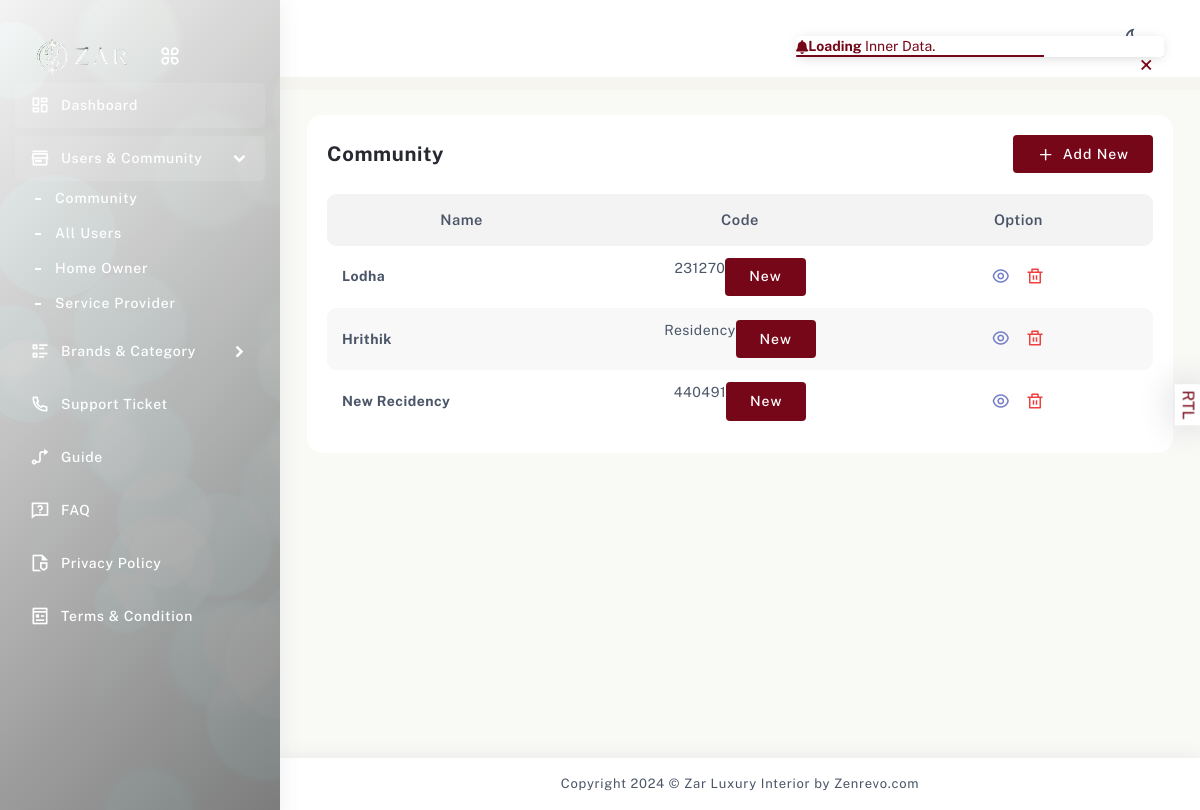
The app's page /dashboard/community (signed in), older data.
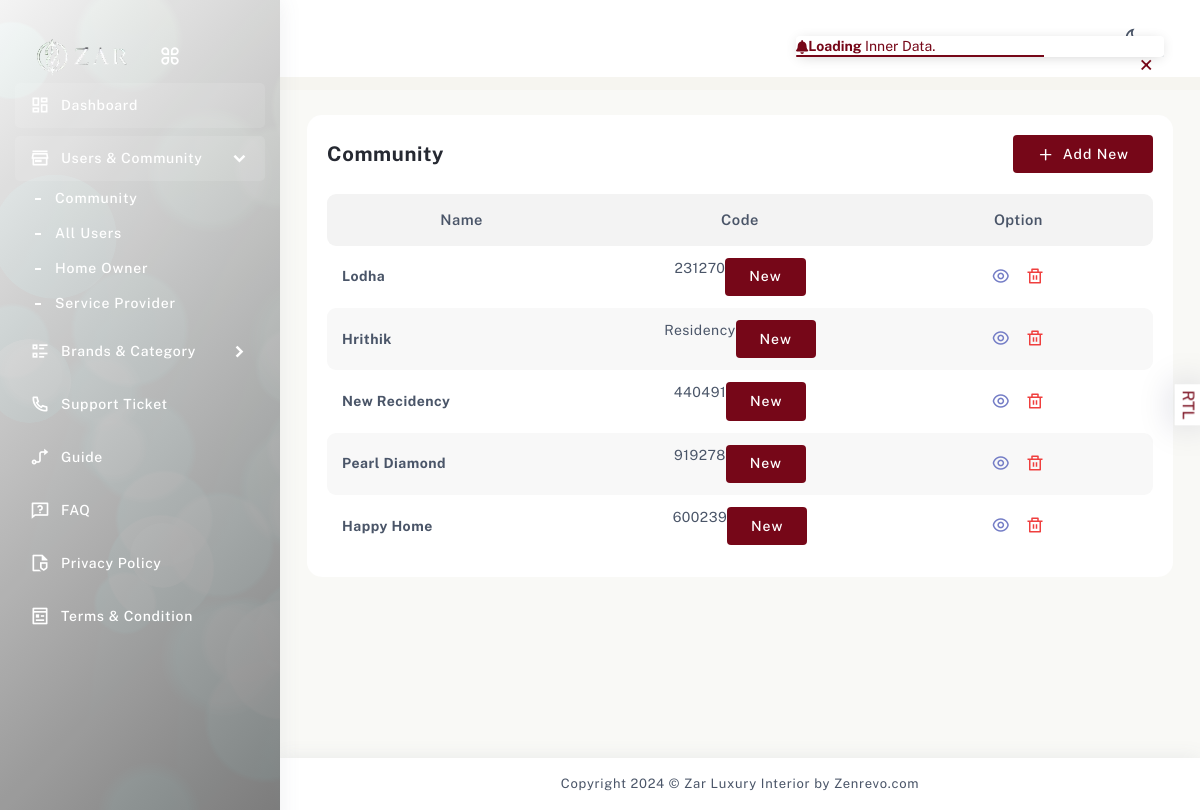
The same page, newer data.
### main_app/models.py (models this page shows, shortened)
class Community(models.Model):
    name = models.CharField(max_length=100)
    description = models.TextField()
    code = models.CharField(max_length=10, unique=True, blank=True, null=True)
    created_at = models.DateTimeField(auto_now_add=True)
    updated_at = models.DateTimeField(auto_now=True)

### home/views.py (the view, shortened to what this page needs)
# urls.py: path('community',views.all_community,name='all_community'),
@login_required(login_url='login')
def all_community(request):
    community = Community.objects.all()
    if request.GET.get('type') == 'delete':
        id = request.GET.get('id')
        community = Community.objects.get(id=id)
        community.delete()
        messages.success(request, 'Community deleted successfully.')
        return redirect('all_community')
    return render(request,'dashboard/community.html',{ 'title':'Community' ,'community':community})

### templates/dashboard/community.html (shortened to what this page needs)
{% extends "dashboard/template.html" %}
{% block content %}
            <div class="page-body">
                <div class="container-fluid">
                    <div class="row">
                        <div class="col-sm-12">
                            <div class="card card-table">
                                <div class="card-body">
                                    <div class="title-header option-title">
                                        <h5>Community</h5>
                                        <form class="d-inline-flex">
                                            <a href="#" class="align-items-center btn btn-theme d-flex" data-bs-toggle="modal" data-bs-target="#addCategoryModal">
                                                <i data-feather="plus"></i> Add New
                                            </a>
                                        </form>
                                    </div>
                                    <div class="table-responsive table-product">
                                        <table class="table all-package theme-table" id="table_id">
                                            <thead>
                                                <tr>
                                                    <th>Name</th>
                                                    <th>Code</th>
                                                    <th>Option</th>
                                                </tr>
                                            </thead>
                                            <tbody>
                                                {% for i in community %}
                                                <tr>
                                                    <td>
                                                        <div class="user-name">
                                                            <span>{{i.name}}</span>
                                                        </div>
                                                    </td>
                                                    <td class="d-flex justify-content-center">{{i.code}}      <a href="#" class="btn btn-primary" onclick="confirmRegenerate({{i.id}})">New</a>                                                    </td>
                                                    <td>
                                                        <ul>
                                                            <li>
                                                                <a href="{% url 'users_list' %}?community={{i.code}}">
                                                                    <i class="ri-eye-line"></i>
                                                                </a>
                                                            </li>
                                                            <li>
                                                                <a href="{% url 'all_community' %}?type=delete&id={{i.id}}" >
                                                                    <i class="ri-delete-bin-line"></i>
                                                                </a>
                                                            </li>
                                                        </ul>
                                                    </td>
                                                </tr>
                                                {% endfor %}
                                            </tbody>
                                        </table>
                                    </div>
                                </div>
                            </div>
                        </div>
                    </div>
                </div>
            </div>
            {% endblock content %}

Row changes from the older to the newer data that the page shows:
added Community: name "Pearl Diamond", code "919278"
added Community: name "Happy Home", code "600239"
